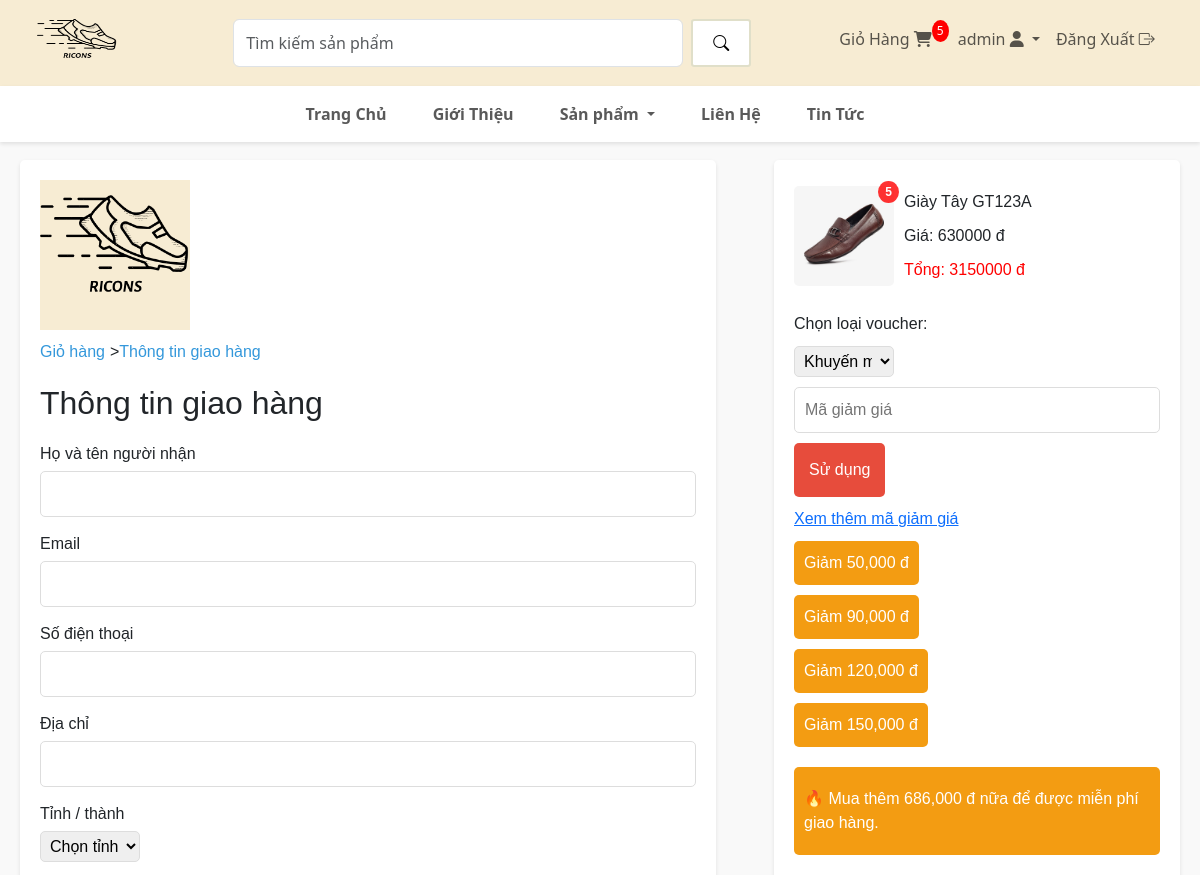
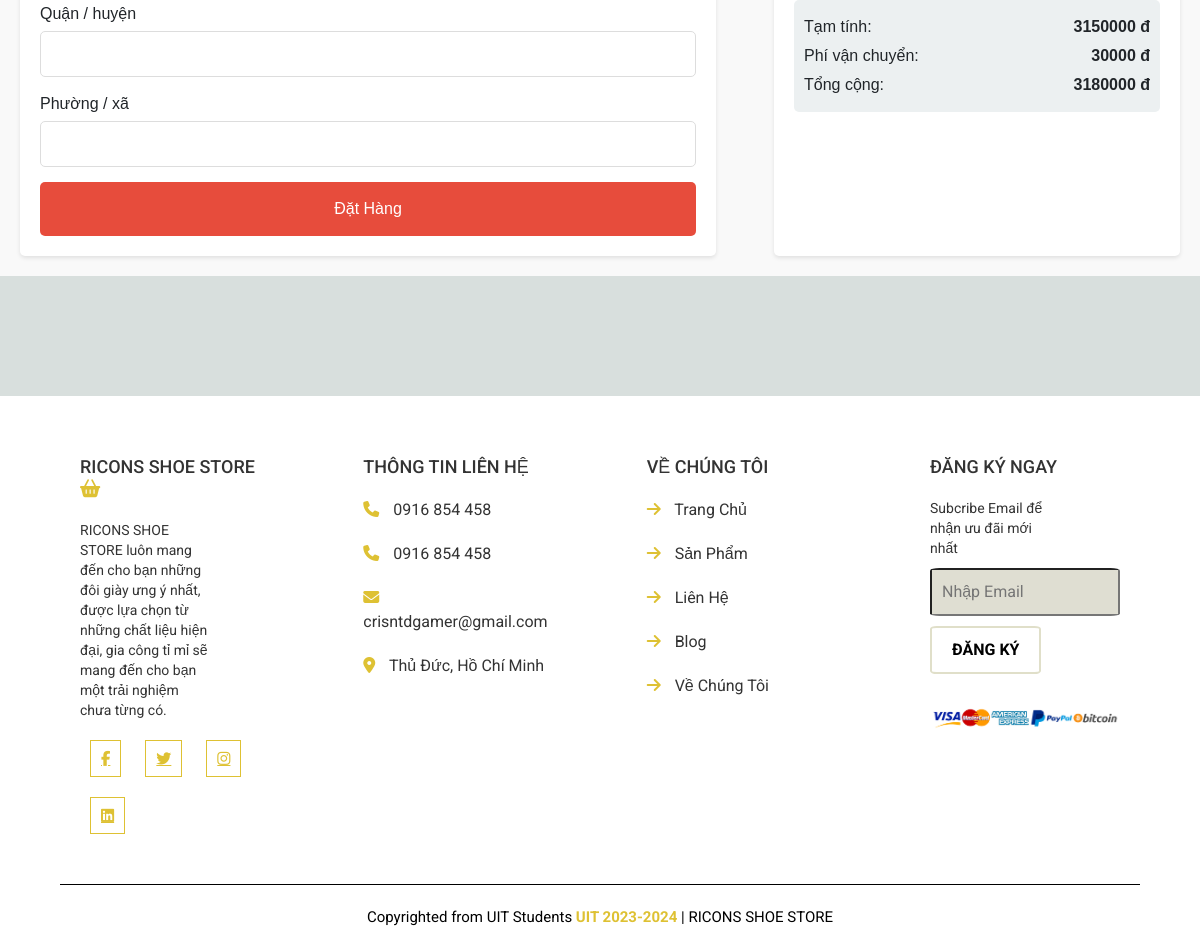
Page /checkout (signed in) on the committed database (2 pictures, top to bottom).
### app/models.py (models this page shows, shortened)
class MucGioHang(models.Model):
    san_pham = models.ForeignKey(SanPham, on_delete=models.SET_NULL, blank=True, null=True)
    gio_hang = models.ForeignKey(GioHang, on_delete=models.SET_NULL, blank=True, null=True)
    so_luong = models.IntegerField(default=0, null=True, blank=True)
    ngay_them = models.DateTimeField(auto_now_add=True)
    kich_thuoc = models.IntegerField(default=37)
    def tinh_tong_gia_cua_tung_muc(self):
        if self.san_pham.gia_km:
            tong_gia = self.san_pham.gia_km * self.so_luong
        else:
            tong_gia = self.san_pham.gia * self.so_luong
        return tong_gia

class SanPham(models.Model):
    the_loai = models.ForeignKey(TheLoai, on_delete=models.CASCADE, default=1)
    ten = models.CharField(max_length=300, null=True, blank=False)
    gia = models.IntegerField(blank=False)
    hinh = models.ImageField(null=True, blank=True)
    khuyen_mai = models.BooleanField(default=False)
    gia_km = models.IntegerField(blank=True, null=True)
    mo_ta = RichTextField(default='', blank=True)
    hinh_phu_1 = models.ImageField(null=True, blank=True)
    hinh_phu_2 = models.ImageField(null=True, blank=True)
    hinh_phu_3 = models.ImageField(null=True, blank=True)
    hinh_phu_4 = models.ImageField(null=True, blank=True)

### app/views.py (the view, shortened to what this page needs)
# urls.py: path('checkout', views.checkout, name='checkout'),
def checkout(request):
    theloai_list = TheLoai.objects.all()
    gio_hang = GioHang.objects.get(khach_hang=request.user, hoan_thanh=False)
    muc_gio_hang = MucGioHang.objects.filter(gio_hang=gio_hang)
    gia_tri_gio_hang = 0
    for muc in muc_gio_hang:
        muc.tong_gia_cua_tung_muc = muc.tinh_tong_gia_cua_tung_muc()
        gia_tri_gio_hang += muc.tong_gia_cua_tung_muc
    context = {
        'muc_gio_hang' : muc_gio_hang,
        'gia_tri_gio_hang' : gia_tri_gio_hang,
        'theloai_list' : theloai_list,
    }
    return render(request, 'app/checkout.html', context)

### app/templates/app/checkout.html (shortened to what this page needs)
{% extends 'app/base.html' %}
{% block checkout %}
<div class="checkout">
    <div class="checkout-section">
        <div class="logo">
            <img src="logo.png" alt="Biti's Logo">
        </div>
        <div class="breadcrumb">
            <a href="{% url 'cart' %}">Giỏ hàng</a> &gt; <a href="#">Thông tin giao hàng</a>
        </div>
        <h2>Thông tin giao hàng</h2>
        <form method="post" action="{% url 'checkout' %}">
            <div class="form-group">
                <label for="name">Họ và tên người nhận</label>
                <input type="text" id="name" name="name" required>
            </div>
            <div class="form-group">
                <label for="email">Email</label>
                <input type="email" id="email" name="email" required>
            </div>
            <div class="form-group">
                <label for="phone">Số điện thoại</label>
                <input type="tel" id="phone" name="phone" required>
            </div>
            <div class="form-group">
                <label for="address">Địa chỉ</label>
                <input type="text" id="address" name="address" required>
            </div>
            <div class="form-group">
                <label for="city">Tỉnh / thành</label>
                <select id="city" name="city" required>
                    <option>Chọn tỉnh / thành</option>
                </select>
            </div>
            <div class="form-group">
                <label for="district">Quận / huyện</label>
                <input type="text" id="district" name="district" required>
            </div>
            <div class="form-group">
                <label for="ward">Phường / xã</label>
                <input type="text" id="ward" name="ward" required>
            </div>
            <button type="submit">Đặt Hàng</button>
        </form>
    </div>
    <div class="order-summary">
        {% for muc in muc_gio_hang %}
        <div class="product-summary">
            <div style="position: relative;">
                <img src="{{muc.san_pham.hinh.url}}" alt="Product Image" style="display: block;">
                <span style="position: absolute;
                top: -5px;
                right: 5px;
                background-color: rgba(255, 0, 0, 0.8);
                color: white;
                padding: 2px 7px;
                border-radius: 50%;
                font-size: 12px;
                font-weight: bold;">{{muc.so_luong}}</span>
            </div>
            <div>
                <p>{{muc.san_pham.ten}}</p>
                {% if muc.san_pham.khuyen_mai == True %}
                <p>Giá: {{muc.san_pham.gia_km}} đ </p>
                {% else %}
                <p>Giá: {{muc.san_pham.gia}} đ </p>
                {% endif %}
                <p style="color: red;">Tổng: {{muc.tong_gia_cua_tung_muc}} đ</p>
            </div>
        </div>
        {% endfor %}
        <div class="voucher-section">
            <label for="voucher">Chọn loại voucher:</label>
            <select id="voucher" name="voucher">
                <option value="promotion">Khuyến mãi</option>
            </select>
            <input type="text" id="voucher-code" name="voucher-code" placeholder="Mã giảm giá">
            <button type="button">Sử dụng</button>
            <a href="#">Xem thêm mã giảm giá</a>
            <div class="voucher-list">
                <button>Giảm 50,000 đ</button>
                <button>Giảm 90,000 đ</button>
                <button>Giảm 120,000 đ</button>
                <button>Giảm 150,000 đ</button>
            </div>
        </div>
        <div class="shipping-info">
            <p>🔥 Mua thêm <span>686,000 đ</span> nữa để được miễn phí giao hàng.</p>
        </div>
        <div class="price-summary">
            <p>Tạm tính: <span>{{gia_tri_gio_hang}} đ</span></p>
            <p>Phí vận chuyển: <span>30000 đ</span></p>
            <p>Tổng cộng: <span>{{gia_tri_gio_hang|add:30000}} đ</span></p>
        </div>
    </div>
</div>
{% endblock checkout %}

### app/templates/app/base.html (shortened to what this page needs)
{% load static %}
<!DOCTYPE html>
<html lang="en">
<head>
    <link href="https://cdn.jsdelivr.net/npm/bootstrap@5.3.3/dist/css/bootstrap.min.css" rel="stylesheet">
    <link rel="stylesheet" href="{% static 'app/style.css' %}">
    <link rel="stylesheet" href="https://cdn.jsdelivr.net/npm/bootstrap-icons@1.11.3/font/bootstrap-icons.min.css">
    <link rel="stylesheet" href="https://cdnjs.cloudflare.com/ajax/libs/font-awesome/6.5.2/css/all.min.css">
</head>
<body>
    <div class="container-fluid sticky-top">
        <nav class="navbar navbar-expand-lg justify-content-center" style="background-color: #f7ecd3;">
            <a href="{% url 'home'%}" class="navbar-brand"><img src="{% static 'images/logo.png'%}"
                    style="width: 80px; height: 60px;" alt=""></a>
            <ul class="navbar-nav">
                <li class="nav-item" style="margin-left: 100px; margin-right: 80px;">
                    <form class="d-flex" role="search" action="{% url 'search' %}">
                        <input class="form-control me-2" name="search" type="search" placeholder="Tìm kiếm sản phẩm"
                            aria-label="Search" style="width: 450px; border-radius: 20;">
                        <button class="btn btn-outline-success" type="submit">
                            <i class="bi bi-search"></i>
                        </button>
                    </form>
                </li>
                <li class="nav-item" style="margin-right: 10px;">
                    <a class="nav-link" href="{% url 'cart' %}">
                        Giỏ Hàng
                        <span class="cart-icon">
                            <i class="fa-solid fa-cart-shopping"></i>
                        </span>
                        <span class="cart-count">{{ tong_san_pham_trong_gio_hang }}</span>
                    </a>
                </li>
                {% if user.is_authenticated %}
                <li class="nav-item dropdown">
                    <a class="nav-link dropdown-toggle" href="#" role="button" data-bs-toggle="dropdown"
                        aria-expanded="false">
                        {{request.user}} <i class="fa-solid fa-user"></i>
                    </a>
                </li>
                <li class="nav-item">
                    <a class="nav-link" href="{% url 'logout_user' %}">
                        Đăng Xuất <i class="bi bi-box-arrow-right"></i>
                    </a>
                </li>
                {% else %}
                <li class="nav-item">
                    <a class="nav-link" href="{% url 'login_user' %}">Đăng Nhập <i class="fa-solid fa-key"></i></a>
                </li>
                {% endif %}
            </ul>
        </nav>
        <nav class="navbar navbar-expand-sm justify-content-center"
            style="background-color: white; box-shadow: 0px 2px 4px rgba(0, 0, 0, 0.1);">
            <ul class="navbar-nav">
                <li class="nav-item" style="margin-right: 30px;">
                    <a class="nav-link" href="{% url 'home' %}"><b>Trang Chủ</b></a>
                </li>
                <li class="nav-item" style="margin-right: 30px;">
                    <a class="nav-link" href="{% url 'about' %}"><b>Giới Thiệu</b></a>
                </li>
                <li class="nav-item dropdown" style="margin-right: 30px;">
                    <a class="nav-link dropdown-toggle" href="#" role="button" data-bs-toggle="dropdown"
                        aria-expanded="false">
                        <b>Sản phẩm</b>
                    </a>
                </li>
                <li class="nav-item" style="margin-right: 30px;">
                    <a class="nav-link" href="#"><b>Liên Hệ</b></a>
                </li>
                <li class="nav-item" style="margin-right: 30px;">
                    <a class="nav-link" href="#"><b>Tin Tức</b></a>
                </li>
            </ul>
        </nav>
    </div>
    {% block checkout %} {% endblock checkout %}
    <section class="footer">
        <div class="container-footer">
            <div class="box">
                <h3>RICONS SHOE STORE <i class="fas fa-shopping-basket"></i></h3>
                <p>RICONS SHOE STORE luôn mang đến cho bạn những đôi giày ưng ý nhất, được lựa chọn từ những chất liệu
                    hiện đại, gia công tỉ mỉ sẽ mang đến cho bạn một trải nghiệm chưa từng có. </p>
                <div class="share">
                    <a href="#" class="fab fa-facebook-f"></a>
                    <a href="#" class="fab fa-twitter"></a>
                    <a href="#" class="fab fa-instagram"></a>
                    <a href="#" class="fab fa-linkedin"></a>
                </div>
            </div>
            <div class="box">
                <h3>THÔNG TIN LIÊN HỆ </h3>
                <a href="#" class="link"> <i class="fas fa-phone"></i> 0916 854 458 </a>
                <a href="#" class="link"> <i class="fas fa-phone"></i> 0916 854 458 </a>
                <a href="#" class="link"> <i class="fas fa-envelope"></i> crisntdgamer@gmail.com </a>
                <a href="#" class="link"> <i class="fas fa-map-marker-alt"></i> Thủ Đức, Hồ Chí Minh </a>
            </div>
            <div class="box">
                <h3> VỀ CHÚNG TÔI </h3>
                <a href="#" class="link"> <i class="fas fa-arrow-right"></i> Trang Chủ </a>
                <a href="#" class="link"> <i class="fas fa-arrow-right"></i> Sản Phẩm </a>
                <a href="#" class="link"> <i class="fas fa-arrow-right"></i> Liên Hệ </a>
                <a href="#" class="link"> <i class="fas fa-arrow-right"></i> Blog </a>
                <a href="#" class="link"> <i class="fas fa-arrow-right"></i> Về Chúng Tôi </a>
            </div>
            <div class="box">
                <h3> ĐĂNG KÝ NGAY </h3>
                <p>Subcribe Email để nhận ưu đãi mới nhất </p>
                <input type="text" placeholder="Nhập Email" class="email">
                <input type="submit" value="ĐĂNG KÝ" class="btn">
                <img src="{% static 'images/bank.png' %}" class="payment-img" alt="">
            </div>
            <div class="credit"> Copyrighted from UIT Students <span> UIT 2023-2024 </span> | RICONS SHOE STORE </div>
        </div>
    </section>
</body>
</html>

### rows in the picture
MucGioHang: san_pham.hinh (picture), so_luong "5", san_pham.ten "Giày Tây GT123A", san_pham.gia_km "630000", tong_gia_cua_tung_muc "3150000"

### other values in the picture
{{ tong_san_pham_trong_gio_hang }} "5"
{{ request.user }} "admin"
{{ gia_tri_gio_hang }} "3150000"
{{ gia_tri_gio_hang|add:30000 }} "3180000"
